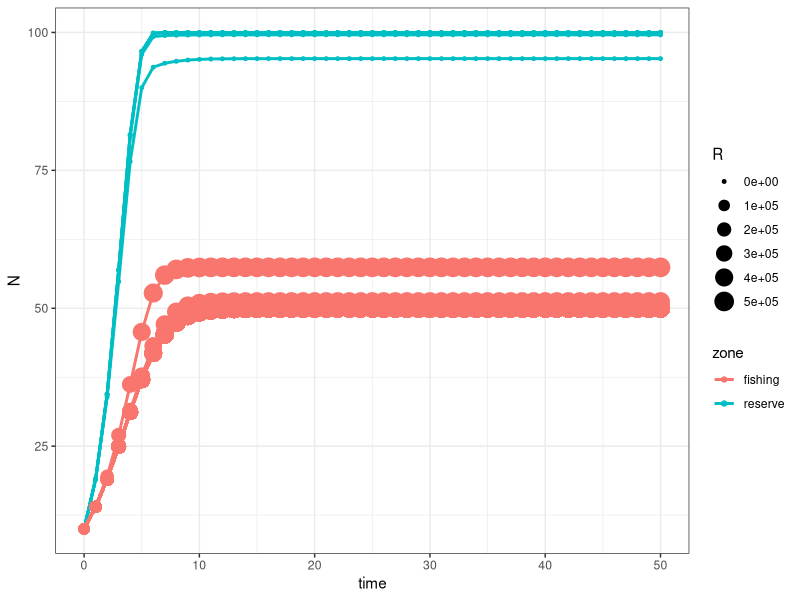
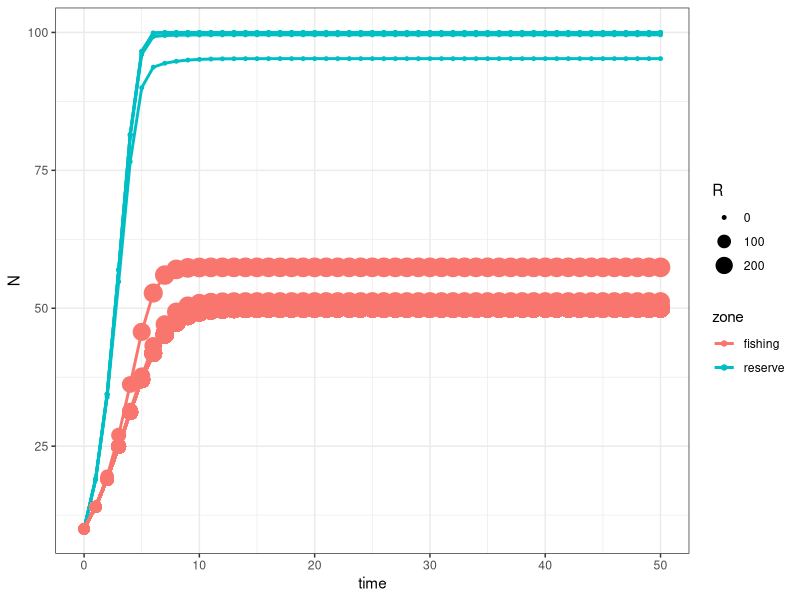
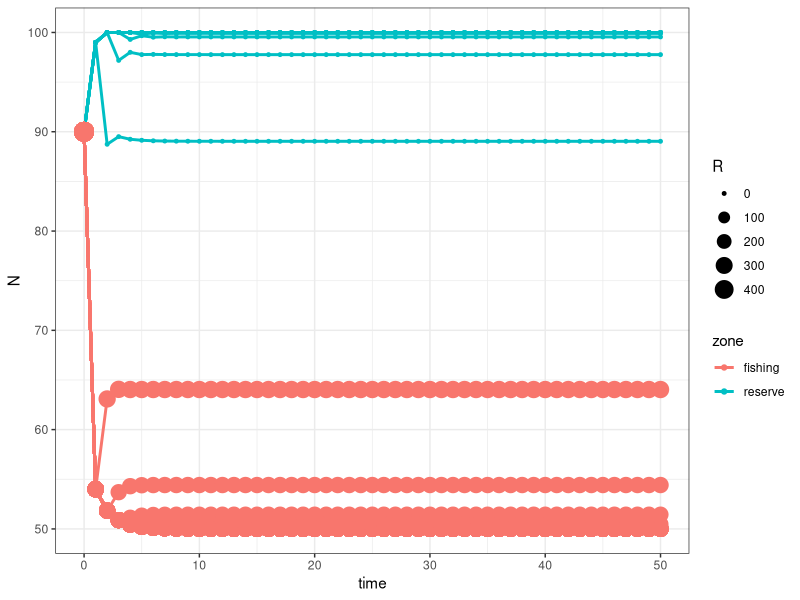
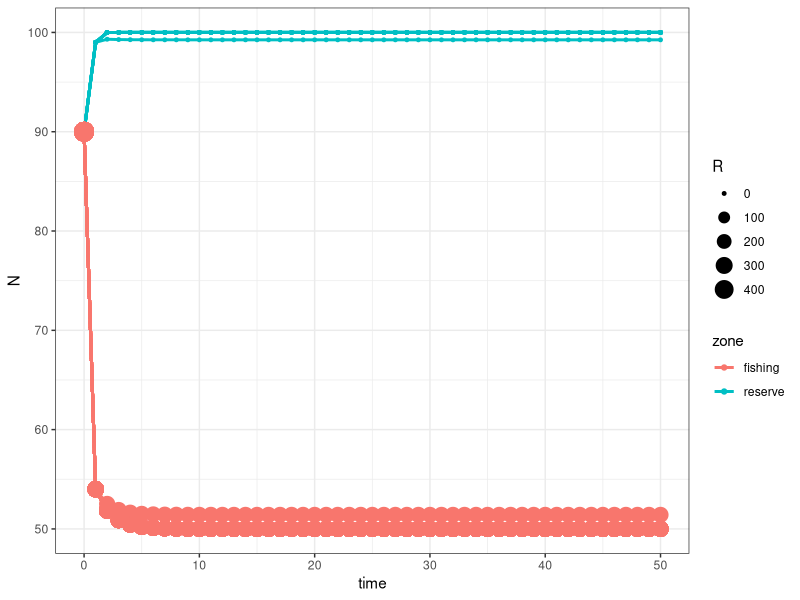
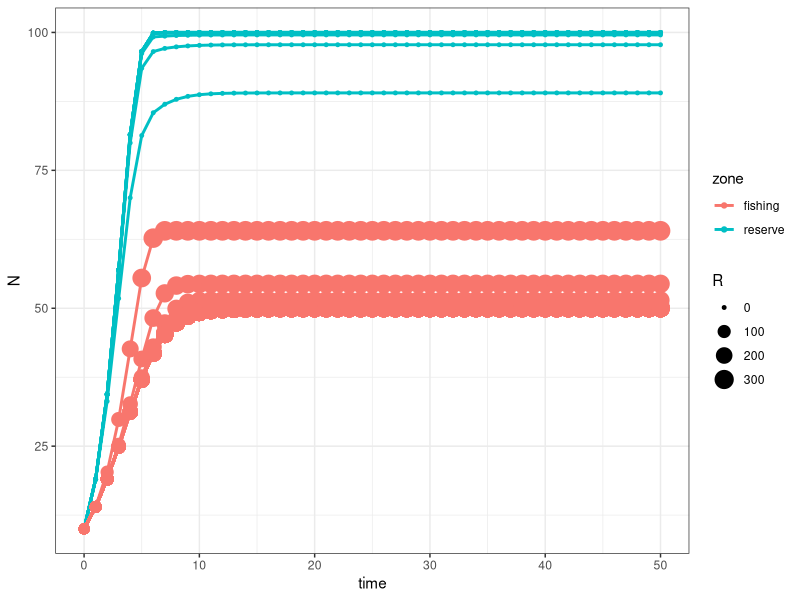
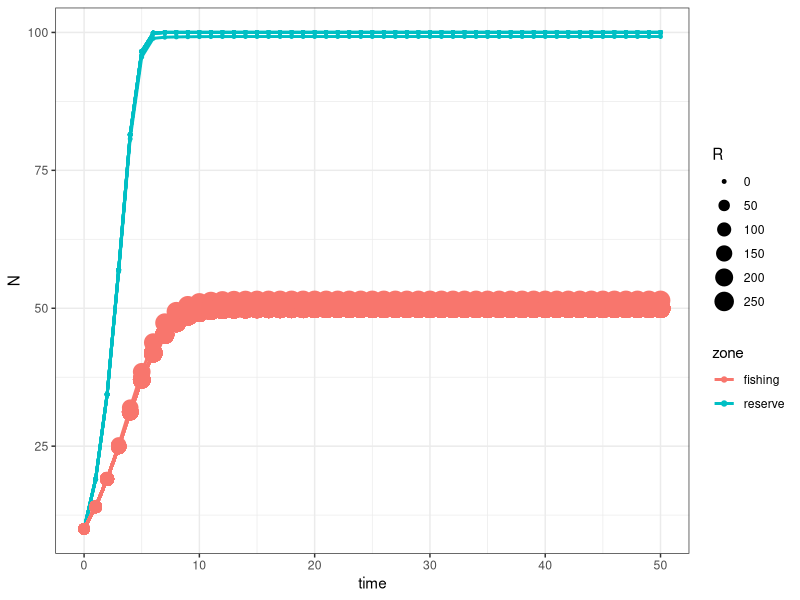
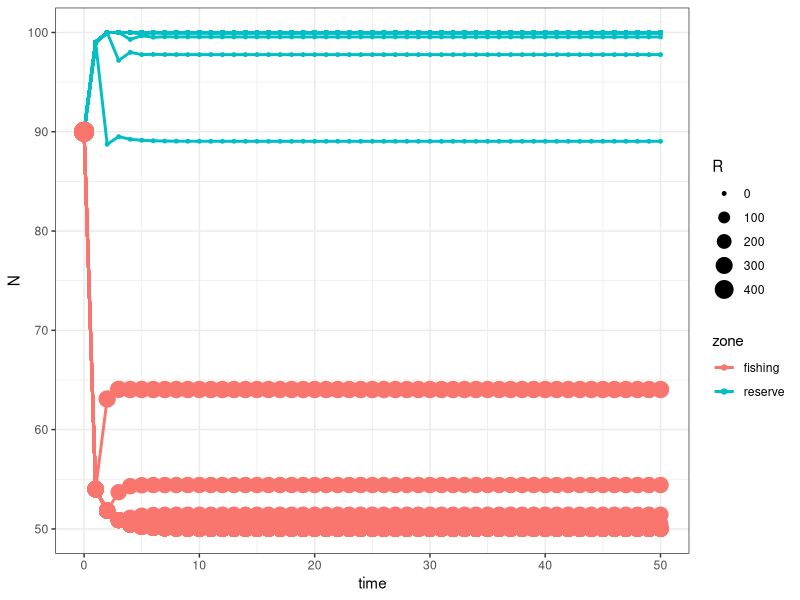
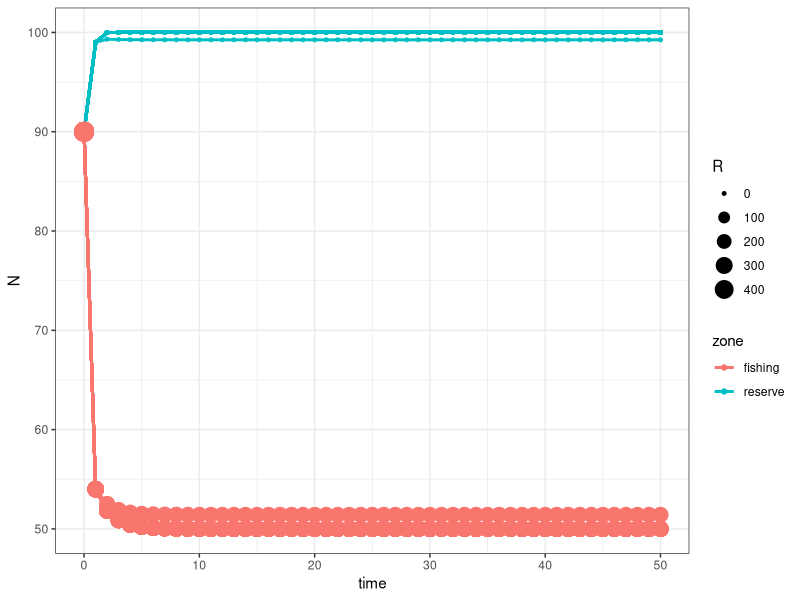

Recreate these plots in R, in order.
## ---- chunk 1
library(tidyverse)

## ---- chunk 2

logistic_model <- function(r = 1, K = 100, N0 = 10, nsteps = 50, c = 0.5, p = 17500, n = 5, m = 0.2){

  # define a vector of time and N THIS IS ODD
  time <- c(0:nsteps)
  N <- matrix(0, ncol = 100, nrow = length(time))
  C <- N

  #Assign initial population size
  
  N[1,] <- N0

#create pointers
  
left_pointer <- c(100, 1:99)
right_pointer <- c(1:99, 100)
  
c_mpa <- rep(c, 100) 
c_mpa [1 : n] <- 0



  #start for loop

  
  for (t in 1:nsteps) {
    
    N_in <- m * (N[t, left_pointer] + N[t, right_pointer])/2
    N_out <- m * N[t,]
    C[t, ] <- c_mpa * N[t, ]
    
    N[t + 1,] <- N[t,] + (r * N[t,] * (1 - (N[t,] / K))) - C[t,] + N_in - N_out
    
  }
  # end for loop
  #create catch data frame

C[t+1,] <- c_mpa * N[t+1,]

catch_df <- data.frame(time, C) %>% 
  magrittr::set_colnames(value = c("time", 1:100)) %>% 
  gather(parcel, C, -time)

  #create data frame with sim results
  
  simul <- data.frame(time, N) %>% 
    magrittr::set_colnames(value = c("time", 1:100)) %>% 
    gather(parcel, N, -time) %>% 
    left_join(catch_df, by = c("time", "parcel")) %>% 
    mutate(R = p*C,
           zone = ifelse(C == 0, "reserve", "fishing"),
           parcel = as.numeric(parcel))

  return(simul)
}
## ---- chunk 3
logistic_model() %>% 
  ggplot(mapping = aes(x = time, y = N, color = zone, group = parcel, size = R)) +
  geom_line(size = 1) +
  geom_point() +
  theme_bw()
## ---- chunk 4
logistic_model(r = 1, K = 100, N0 = 10, nsteps = 50, c = 0.5, p = 10, n = 5, m = 0.2) %>% 
  ggplot(mapping = aes(x = time, y = N, color = zone, group = parcel, size = R)) +
  geom_line(size = 1) +
  geom_point() +
  theme_bw()
## ---- chunk 5
logistic_model(r = 1, K = 100, N0 = 90, nsteps = 50, c = 0.5, p = 10, n = 10, m = 0.5) %>% 
  ggplot(mapping = aes(x = time, y = N, color = zone, group = parcel, size = R)) +
  geom_line(size = 1) +
  geom_point() +
  theme_bw()
## ---- chunk 6
logistic_model(r = 1, K = 100, N0 = 90, nsteps = 50, c = 0.5, p = 10, n = 10, m = 0.03) %>% 
  ggplot(mapping = aes(x = time, y = N, color = zone, group = parcel, size = R)) +
  geom_line(size = 1) +
  geom_point() +
  theme_bw()
## ---- chunk 7
logistic_model(r = 1, K = 100, N0 = 10, nsteps = 50, c = 0.5, p = 10, n = 10, m = 0.5) %>% 
  ggplot(mapping = aes(x = time, y = N, color = zone, group = parcel, size = R)) +
  geom_line(size = 1) +
  geom_point() +
  theme_bw()
## ---- chunk 8
logistic_model(r = 1, K = 100, N0 = 10, nsteps = 50, c = 0.5, p = 10, n = 10, m = 0.03) %>% 
  ggplot(mapping = aes(x = time, y = N, color = zone, group = parcel, size = R)) +
  geom_line(size = 1) +
  geom_point() +
  theme_bw()
## ---- chunk 9
logistic_model(r = 1, K = 100, N0 = 90, nsteps = 50, c = 0.5, p = 10, n = 50, m = 0.5) %>% 
  ggplot(mapping = aes(x = time, y = N, color = zone, group = parcel, size = R)) +
  geom_line(size = 1) +
  geom_point() +
  theme_bw()
## ---- chunk 10
logistic_model(r = 1, K = 100, N0 = 90, nsteps = 50, c = 0.5, p = 10, n = 50, m = 0.03) %>% 
  ggplot(mapping = aes(x = time, y = N, color = zone, group = parcel, size = R)) +
  geom_line(size = 1) +
  geom_point() +
  theme_bw()
## ---- chunk 11
logistic_model(r = 1, K = 100, N0 = 10, nsteps = 50, c = 0.5, p = 10, n = 50, m = 0.5) %>% 
  ggplot(mapping = aes(x = time, y = N, color = zone, group = parcel, size = R)) +
  geom_line(size = 1) +
  geom_point() +
  theme_bw()
## ---- chunk 12
logistic_model(r = 1, K = 100, N0 = 10, nsteps = 50, c = 0.5, p = 10, n = 50, m = 0.03) %>% 
  ggplot(mapping = aes(x = time, y = N, color = zone, group = parcel, size = R)) +
  geom_line(size = 1) +
  geom_point() +
  theme_bw()
## ---- chunk 13
logistic_model(r = 1, K = 100, N0 = 90, nsteps = 50, c = 0.5, p = 10, n = 90, m = 0.5) %>% 
  ggplot(mapping = aes(x = time, y = N, color = zone, group = parcel, size = R)) +
  geom_line(size = 1) +
  geom_point() +
  theme_bw()
## ---- chunk 14
logistic_model(r = 1, K = 100, N0 = 90, nsteps = 50, c = 0.5, p = 10, n = 90, m = 0.03) %>% 
  ggplot(mapping = aes(x = time, y = N, color = zone, group = parcel, size = R)) +
  geom_line(size = 1) +
  geom_point() +
  theme_bw()
## ---- chunk 15
logistic_model(r = 1, K = 100, N0 = 10, nsteps = 50, c = 0.5, p = 10, n = 90, m = 0.5) %>% 
  ggplot(mapping = aes(x = time, y = N, color = zone, group = parcel, size = R)) +
  geom_line(size = 1) +
  geom_point() +
  theme_bw()
## ---- chunk 16
logistic_model(r = 1, K = 100, N0 = 10, nsteps = 50, c = 0.5, p = 10, n = 90, m = 0.03) %>% 
  ggplot(mapping = aes(x = time, y = N, color = zone, group = parcel, size = R)) +
  geom_line(size = 1) +
  geom_point() +
  theme_bw()
## ---- chunk 17
logistic_model(r = 1, K = 100, N0 = 90, nsteps = 50, c = 0.5, p = 10, n = 10, m = 0.5) %>% 
  group_by(time, zone)  %>% 
  summarise(Ntot = sum(N),
            N = mean(N),
            C = sum(C),
            R = sum(R)) %>% 
  ggplot(mapping = aes(x = time, y = N, color = zone, size = R)) +
  geom_line(size = 1) +
  geom_point() +
  theme_bw()
## ---- chunk 18
logistic_model(r = 1, K = 100, N0 = 90, nsteps = 50, c = 0.5, p = 10, n = 10, m = 0.03) %>% 
  group_by(time, zone)  %>% 
  summarise(Ntot = sum(N),
            N = mean(N),
            C = sum(C),
            R = sum(R)) %>% 
  ggplot(mapping = aes(x = time, y = N, color = zone, size = R)) +
  geom_line(size = 1) +
  geom_point() +
  theme_bw()
## ---- chunk 19
logistic_model(r = 1, K = 100, N0 = 10, nsteps = 50, c = 0.5, p = 10, n = 10, m = 0.5) %>% 
  group_by(time, zone)  %>% 
  summarise(Ntot = sum(N),
            N = mean(N),
            C = sum(C),
            R = sum(R)) %>% 
  ggplot(mapping = aes(x = time, y = N, color = zone, size = R)) +
  geom_line(size = 1) +
  geom_point() +
  theme_bw()
## ---- chunk 20
logistic_model(r = 1, K = 100, N0 = 10, nsteps = 50, c = 0.5, p = 10, n = 10, m = 0.03) %>% 
  group_by(time, zone)  %>% 
  summarise(Ntot = sum(N),
            N = mean(N),
            C = sum(C),
            R = sum(R)) %>% 
  ggplot(mapping = aes(x = time, y = N, color = zone, size = R)) +
  geom_line(size = 1) +
  geom_point() +
  theme_bw()
## ---- chunk 21
logistic_model(r = 1, K = 100, N0 = 90, nsteps = 50, c = 0.5, p = 10, n = 50, m = 0.5) %>% 
  group_by(time, zone)  %>% 
  summarise(Ntot = sum(N),
            N = mean(N),
            C = sum(C),
            R = sum(R)) %>% 
  ggplot(mapping = aes(x = time, y = N, color = zone, size = R)) +
  geom_line(size = 1) +
  geom_point() +
  theme_bw()
## ---- chunk 22
logistic_model(r = 1, K = 100, N0 = 90, nsteps = 50, c = 0.5, p = 10, n = 50, m = 0.03) %>% 
  group_by(time, zone)  %>% 
  summarise(Ntot = sum(N),
            N = mean(N),
            C = sum(C),
            R = sum(R)) %>% 
  ggplot(mapping = aes(x = time, y = N, color = zone, size = R)) +
  geom_line(size = 1) +
  geom_point() +
  theme_bw()
## ---- chunk 23
logistic_model(r = 1, K = 100, N0 = 10, nsteps = 50, c = 0.5, p = 10, n = 50, m = 0.5) %>% 
  group_by(time, zone)  %>% 
  summarise(Ntot = sum(N),
            N = mean(N),
            C = sum(C),
            R = sum(R)) %>% 
  ggplot(mapping = aes(x = time, y = N, color = zone, size = R)) +
  geom_line(size = 1) +
  geom_point() +
  theme_bw()
## ---- chunk 24
logistic_model(r = 1, K = 100, N0 = 10, nsteps = 50, c = 0.5, p = 10, n = 50, m = 0.03) %>% 
  group_by(time, zone)  %>% 
  summarise(Ntot = sum(N),
            N = mean(N),
            C = sum(C),
            R = sum(R)) %>% 
  ggplot(mapping = aes(x = time, y = N, color = zone, size = R)) +
  geom_line(size = 1) +
  geom_point() +
  theme_bw()
## ---- chunk 25
logistic_model(r = 1, K = 100, N0 = 90, nsteps = 50, c = 0.5, p = 10, n = 50, m = 0.5) %>% 
  group_by(time, zone)  %>% 
  summarise(Ntot = sum(N),
            N = mean(N),
            C = sum(C),
            R = sum(R)) %>% 
  ggplot(mapping = aes(x = time, y = N, color = zone, size = R)) +
  geom_line(size = 1) +
  geom_point() +
  theme_bw()
## ---- chunk 26
logistic_model(r = 1, K = 100, N0 = 90, nsteps = 50, c = 0.5, p = 10, n = 90, m = 0.03) %>% 
  group_by(time, zone)  %>% 
  summarise(Ntot = sum(N),
            N = mean(N),
            C = sum(C),
            R = sum(R)) %>% 
  ggplot(mapping = aes(x = time, y = N, color = zone, size = R)) +
  geom_line(size = 1) +
  geom_point() +
  theme_bw()
## ---- chunk 27
logistic_model(r = 1, K = 100, N0 = 10, nsteps = 50, c = 0.5, p = 10, n = 90, m = 0.5) %>% 
  group_by(time, zone)  %>% 
  summarise(Ntot = sum(N),
            N = mean(N),
            C = sum(C),
            R = sum(R)) %>% 
  ggplot(mapping = aes(x = time, y = N, color = zone, size = R)) +
  geom_line(size = 1) +
  geom_point() +
  theme_bw()
## ---- chunk 28
logistic_model(r = 1, K = 100, N0 = 10, nsteps = 50, c = 0.5, p = 10, n = 90, m = 0.03) %>% 
  group_by(time, zone)  %>% 
  summarise(Ntot = sum(N),
            N = mean(N),
            C = sum(C),
            R = sum(R)) %>% 
  ggplot(mapping = aes(x = time, y = N, color = zone, size = R)) +
  geom_line(size = 1) +
  geom_point() +
  theme_bw()
## ---- chunk 29
logistic_model(n = 90) %>% 
  ggplot(mapping = aes(x = time, y = parcel, fill = N)) +
  geom_raster()
## ---- chunk 30

results <- matrix(0, ncol = 4, nrow = 900) %>% 
  magrittr:: set_colnames(value = c( "n", "c", "N", "R")) %>% 
  as.data.frame()

i = 1

for(n in c(1 : 100)) {
  
  for(c in seq(0.1, 0.9, by = 0.1)) {
    
    results_i <- logistic_model(n = n, c = c, N0 = 90) %>% 
      filter(time == 50) %>% 
      group_by(time) %>% 
      summarise(N = sum(N), R = sum(R))
    
    results$n[i] <- n
    results$c[i] <- c
    results$N[i] <- results_i$N
    results$R[i] <- results_i$R
    i = i + 1
  }
}
## ---- chunk 31
ggplot(data = results, aes(x = c, y = n, fill = R, z = R ))  +
  geom_raster(interpolate = T) + 
  geom_contour(color = "black") +
  labs(x = "catch rate", y = "reserve size") +
  scale_fill_viridis_c()
## ---- chunk 32
ggplot(data = results, aes(x = c, y = n, fill = N, z = N ) ) +
  geom_raster(interpolate = T) + 
  geom_contour(color = "black") +
  labs(x = "catch rate", y = "reserve size") +
  scale_fill_viridis_c()
